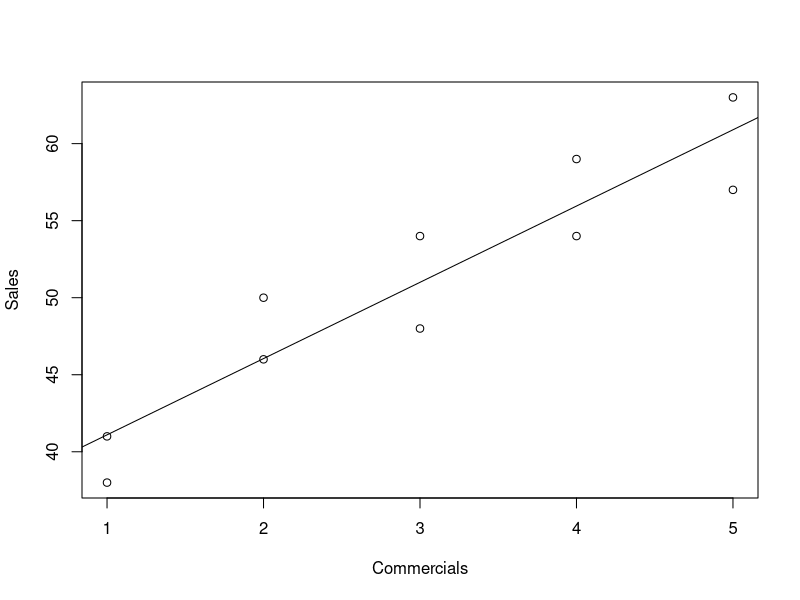

Here is the R script that generated this plot:
library(readxl)

stereo <- read_excel("./WDDA_02.xlsx", sheet = "Stereo")
#stereo <- read_excel("dev/projects/school/WDDA/WDDA_02.xlsx", sheet = "Stereo")
View(stereo)
# Streudiagamm
attach(stereo)

plot(Sales~Commercials) # Streudiagramm erstellen
fit <- lm(Sales~Commercials) # Lineares Modell für Trendlinie
abline(fit) # Trendlinie anzeigen

